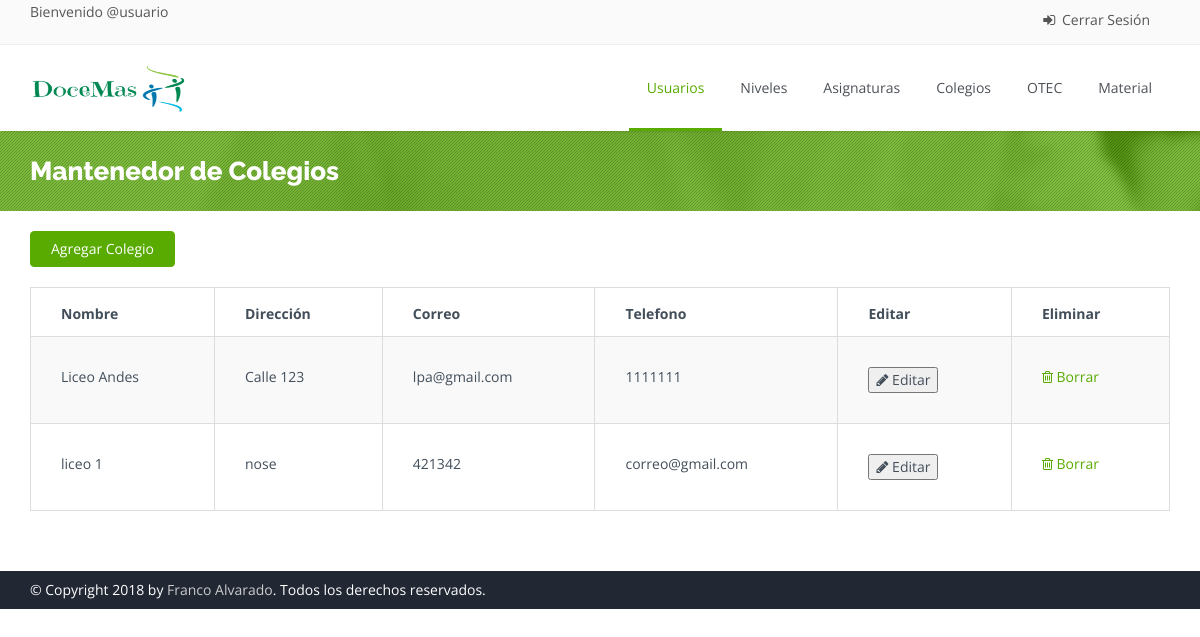
The page /colegio on the database as committed earlier.
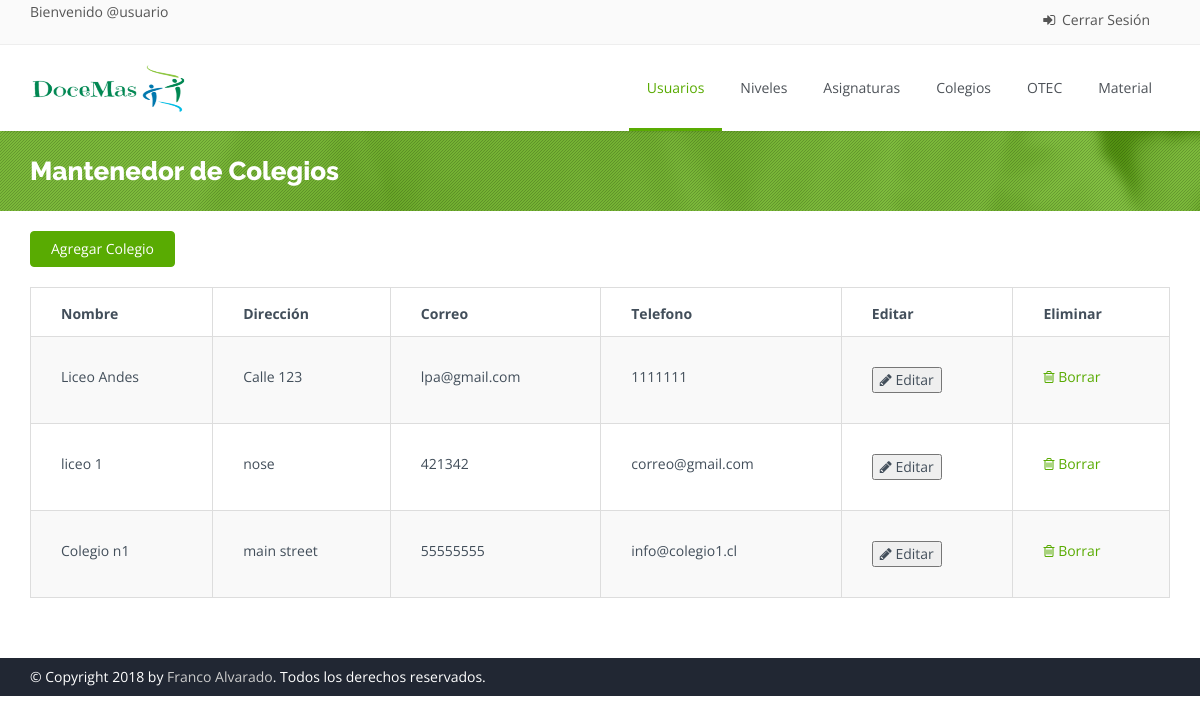
The same page on the database as committed later.
### polls/models.py (models this page shows, shortened)
class Colegio(models.Model):
    nombre = models.CharField(max_length=50)
    direccion = models.CharField(max_length=100)
    telefono = models.CharField(max_length=10)
    correo = models.CharField(max_length=70)

### polls/views.py (the view)
# urls.py: path('colegio',views.colegio, name = "colegio"),
def colegio(request):
    return render(request,'mant_colegio.html', {'colegios':Colegio.objects.all()} )

### polls/templates/mant_colegio.html (shortened to what the changed rows need)
<!DOCTYPE html>
<html>
    <head>
        {% load static %}
        <link rel="stylesheet" href="{% static "css/bootstrap.css" %}">
        <link rel="stylesheet" href="{% static "css/bootstrap-theme.css" %}">
        <link rel="stylesheet" href="{% static "css/fonts/font-awesome/css/font-awesome.css" %}">
        <link rel="stylesheet" href="{% static "css/animations.css" %}" media="screen">
        <link rel="stylesheet" href="{% static "css/superfish.css" %}" media="screen">
        <link rel="stylesheet" href="{% static "css/revolution-slider/css/settings.css" %}" media="screen">
        <link rel="stylesheet" href="{% static "css/revolution-slider/css/extralayers.css" %}" media="screen">
        <link rel="stylesheet" href="{% static "css/prettyPhoto.css" %}" media="screen">
        <link rel="stylesheet" href="{% static "css/style.css" %}">
        <link rel="stylesheet" href="{% static "css/colors/green.css" %}" class="colors">
        <link rel="stylesheet" href="{% static "css/theme-responsive.css" %}">
        <link rel="stylesheet" href="{% static "css/sweetalert2.min.css" %}" type="text/css">
    </head>
    <body class="home">
        <div class="wrap">
            <header id="header">
                <div class="main-header">
                    <div class="container">
                        <div class="logo pull-left">
                            <h1>
                                <a href="/adm">
                                <img class="" src="{% static "img/carrusel/logodocemas.png" %}" alt="DoceMas" width="160" height="60">
                                </a>
                            </h1>
                        </div>
                    </div>
                </div>
            </header>
            <section id="main">
                <div class="breadcrumb-wrapper">
                    <div class="pattern-overlay">
                        <div class="container">
                            <div class="row">
                                <div class="col-lg-6 col-md-6 col-xs-12 col-sm-6">
                                    <h2 class="title">Mantenedor de Colegios</h2>
                                </div>
                            </div>
                        </div>
                    </div>
                </div>
                <div class="content margin-bottom60">
                    <div class="container">
                        <div class="row">
                            <div class="col-sm-12 col-md-12">
                                <div class="table-box">
                                    <table class="shopping-cart-table responsive-table table table-bordered table-striped" id="shopping-cart-table">
                                        <thead>
                                            <tr>
                                                <th>Nombre</th>
                                                <th>Dirección</th>
                                                <th>Correo</th>
                                                <th>Telefono</th>
                                                <th>Editar</th>
                                                <th>Eliminar</th>
                                            </tr>
                                        </thead>
                                        <tbody>
                                            {% for elemento in colegios %}
                                                <tr id="datos">
                                                    <td>{{elemento.nombre}}</td>
                                                    <td>{{elemento.direccion}}</td>
                                                    <td>{{elemento.telefono}}</td>
                                                    <td>{{elemento.correo}}</td>
                                                    <td>
                                                        <button type="button" data-toggle="modal" data-target="#edit_colegio" onclick="cap_datos('{{elemento.id}}', '{{elemento.nombre}}', '{{elemento.direccion}}', '{{elemento.telefono}}', '{{elemento.correo}}' )"><i class="fa fa-pencil"></i> Editar</a></button>
                                                    </td>
                                                    <td>
                                                        <a href="#"><i class="fa fa-trash-o"></i> Borrar</a>
                                                    </td>
                                                </tr>
                                            {% endfor %}
                                        </tbody>
                                    </table>
                                </div>
                            </div>
                        </div>
                    </div>
                </div>
            </section>
    </body>
</html>

Rows that differ between the two databases and show on the page:
added Colegio: nombre "Colegio n1", direccion "main street", telefono "55555555", correo "info@colegio1.cl"
